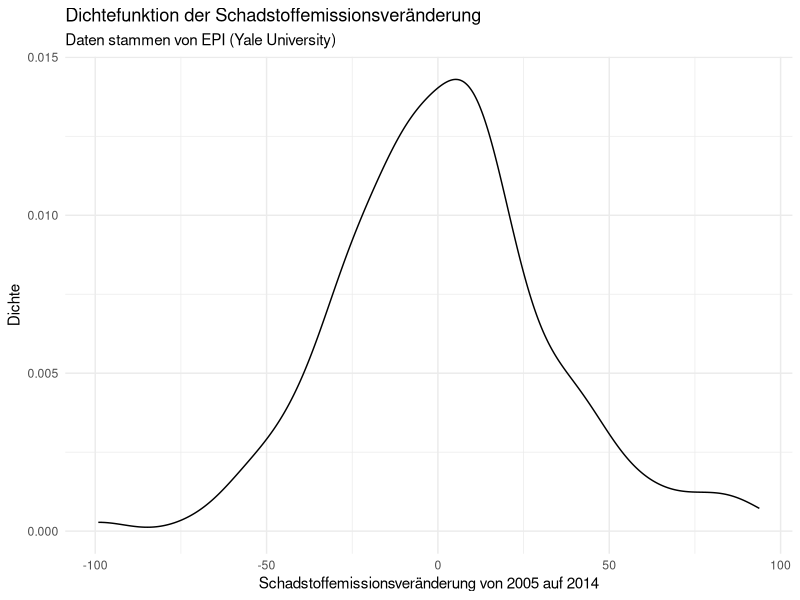
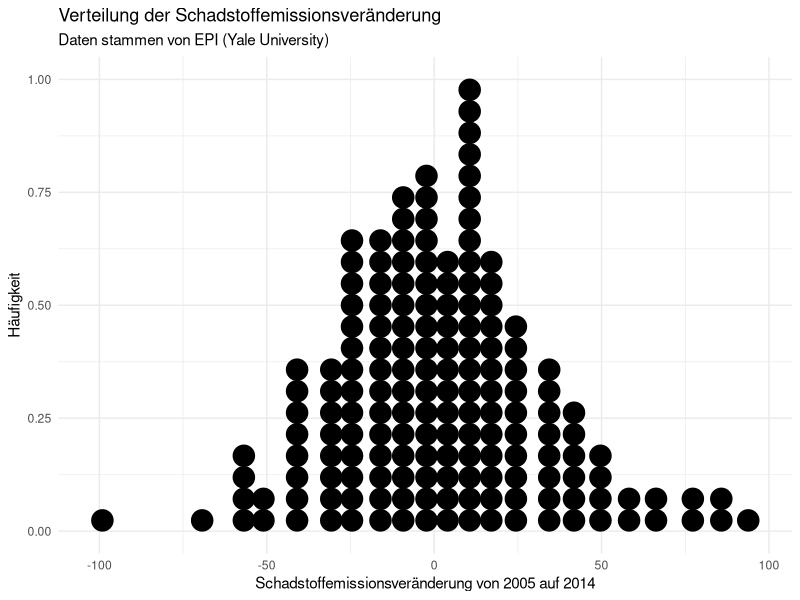
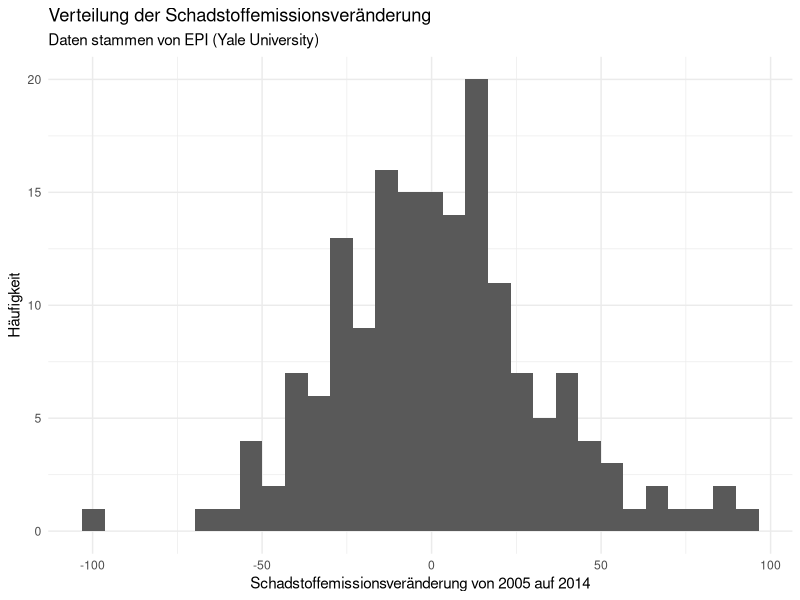

Source code (R) for these figures, in order:
#######################################
# ggplot für eine kontinuierliche Variable
#######################################

library(tidyverse)
library(readxl)
library(ggplot2)

# um die Grafiken einfach zu halten (Stichwort Ink-Data Ratio)
theme_set(theme_minimal())

# Einlesen der kontinuierlichen Variable (Quelle: EPI https://epi.yale.edu/epi-results/2020/component/ape)
emission <- read_excel('./data/epi_pollution_emission.xlsx')

#------
# Dichtefunktion
#------

ggplot(emission, aes(pollution_emission_change)) + geom_density()+
  labs(x="Schadstoffemissionsveränderung von 2005 auf 2014",
       y="Dichte",
       title="Dichtefunktion der Schadstoffemissionsveränderung",
       subtitle = "Daten stammen von EPI (Yale University)")


#------
# Dotplot
#------

ggplot(emission, aes(pollution_emission_change)) + geom_dotplot()+
  labs(x="Schadstoffemissionsveränderung von 2005 auf 2014",
       y="Häufigkeit",
       title="Verteilung der Schadstoffemissionsveränderung",
       subtitle = "Daten stammen von EPI (Yale University)")


#------
# Histogramm
#------

ggplot(emission, aes(pollution_emission_change)) + geom_histogram()+
  labs(x="Schadstoffemissionsveränderung von 2005 auf 2014",
       y="Häufigkeit",
       title="Verteilung der Schadstoffemissionsveränderung",
       subtitle = "Daten stammen von EPI (Yale University)")


